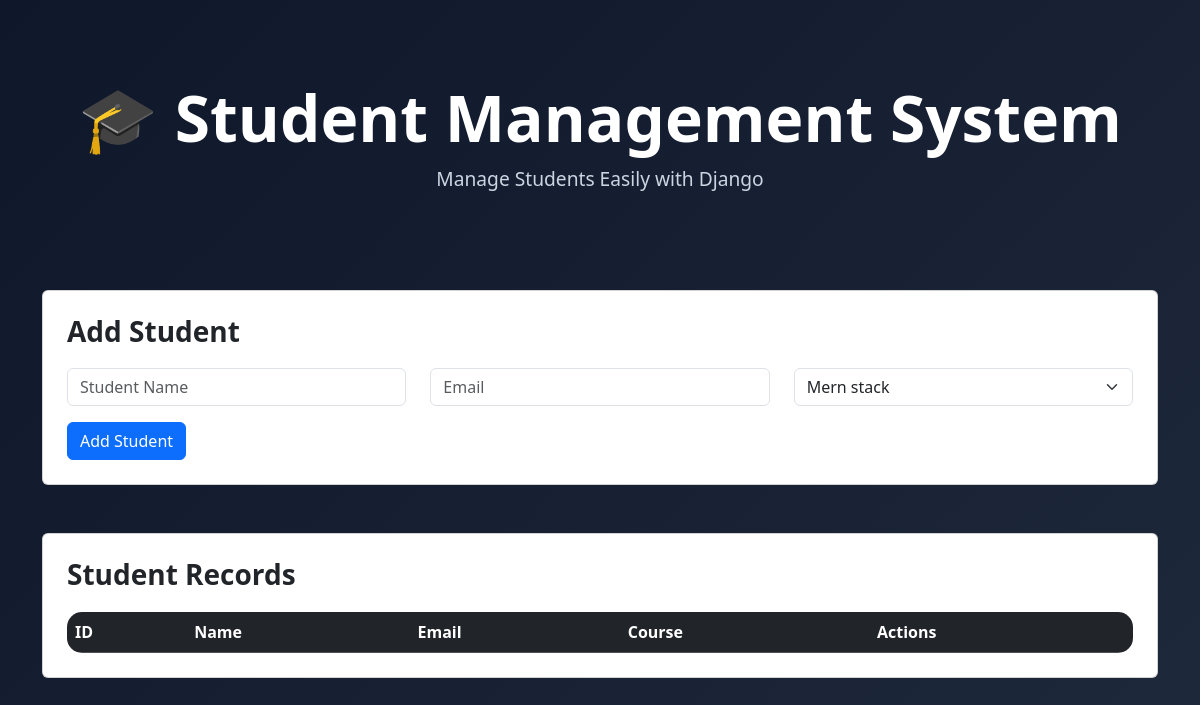
Before: / with the older database file.
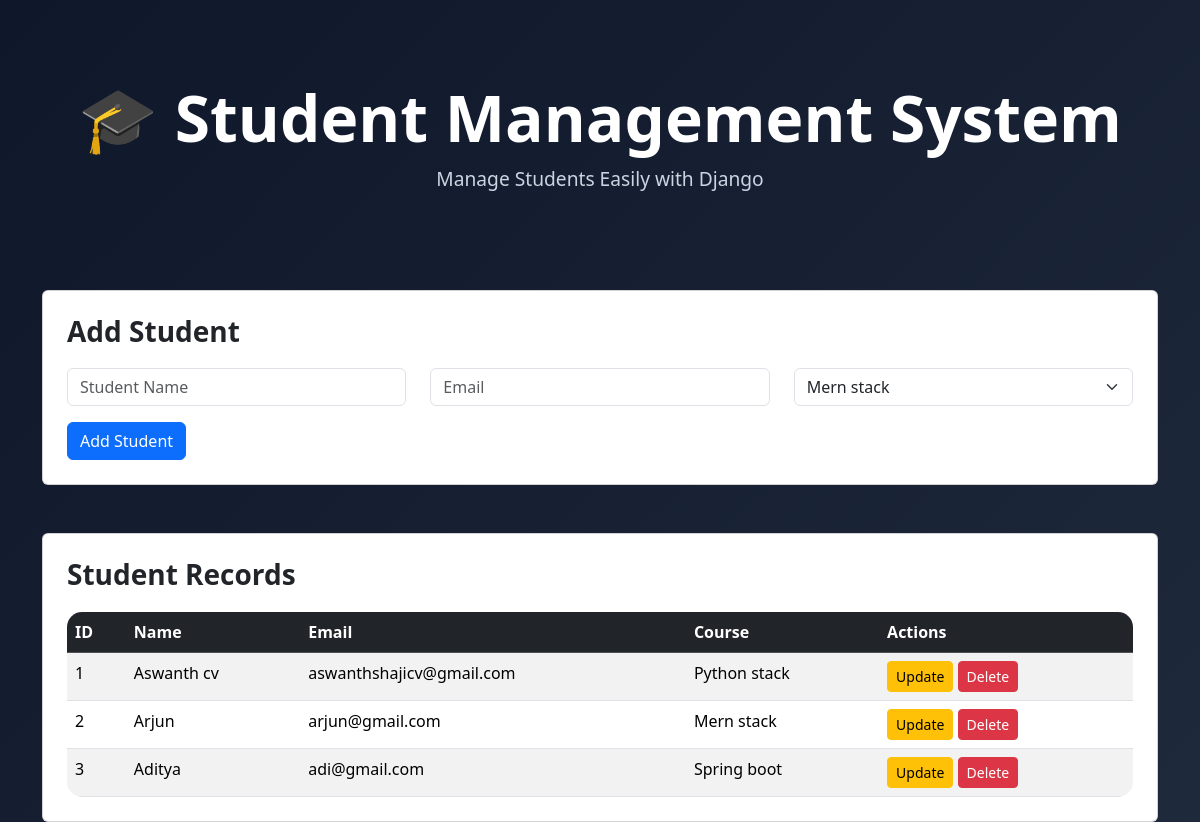
After: the same page with the newer database file.
### student/models.py (models this page shows)
class Students(models.Model):
  name = models.CharField(max_length=30)
  email = models.EmailField(max_length=30,unique=True)
  course = models.CharField(max_length=20,choices=STATUS_CHOICES)

### student/views.py (the view, shortened to what this page needs)
# urls.py: 2. Add a URL to urlpatterns:  path('', views.home, name='home')
def home(request):
  students = Students.objects.all()
  context = {
    'students':students,
    'status_choice':STATUS_CHOICES
  }
  return render(request,'home.html',context)

### templates/home.html (shortened to what this page needs)
{% extends 'index.html' %}
{% block content %}
<div class="container">
    <div class="hero">
        <h1>🎓 Student Management System</h1>
        <p>Manage Students Easily with Django</p>
    </div>
    <div class="card p-4 mb-5">
        <h3 class="section-title">Add Student</h3>
        <form action="{% url 'home' %}" method="POST">
            <div class="row">
                <div class="col-md-4 mb-3">
                    <input
                    type="text"
                    name="name"
                    class="form-control"
                    placeholder="Student Name">
                </div>
                <div class="col-md-4 mb-3">
                    <input
                    type="email"
                    name="email"
                    class="form-control"
                    placeholder="Email">
                </div>
                <div class="col-md-4 mb-3">
                    <select name="course" class="form-select select-custom">
                        {% for value,label in status_choice %}
                        <option value="{{value}}">
                            {{label}}
                        </option>
                        {% endfor %}
                    </select>
                </div>
            </div>
            <button class="btn btn-primary">
                Add Student
            </button>
        </form>
    </div>
    <div class="card p-4">
        <h3 class="section-title">
            Student Records
        </h3>
        <div class="student-table">
            <table class="table table-striped table-hover mb-0">
                <thead class="table-dark">
                    <tr>
                        <th>ID</th>
                        <th>Name</th>
                        <th>Email</th>
                        <th>Course</th>
                        <th>Actions</th>
                    </tr>
                </thead>
                <tbody>
                    {% for student in students %}
                    <tr>
                        <td>{{ student.id }}</td>
                        <td>{{ student.name }}</td>
                        <td>{{ student.email }}</td>
                        <td>{{ student.course }}</td>
                        <td>
                            <a href="{% url 'updateStudent' student.id %}"
                               class="btn btn-warning btn-sm">
                                Update
                            </a>
                            <a href="{% url 'deleteStudent' student.id %}"
                               class="btn btn-danger btn-sm">
                                Delete
                            </a>
                        </td>
                    </tr>
                    {% endfor %}
                </tbody>
            </table>
        </div>
    </div>
</div>
{% endblock %}

### templates/index.html (shortened to what this page needs)
{% load static %}
<!DOCTYPE html>
<html lang="en">
<head>
  <link rel="stylesheet" href="{% static 'css/style.css' %}">
  <link href="https://cdn.jsdelivr.net/npm/bootstrap@5.3.3/dist/css/bootstrap.min.css" rel="stylesheet">
</head>
<body>
  {% block content %}
  {% endblock %}
</body>
</html>

### static/css/style.css (style rules this page uses)
* { margin:0; padding:0; box-sizing:border-box; }
body { background: linear-gradient(135deg,#0f172a,#1e293b); color:white; min-height:100vh; }
.hero { text-align:center; padding:80px 20px; }
.hero h1 { font-size:4rem; font-weight:bold; color: white; }
.hero p { font-size:1.2rem; color:#cbd5e1; }
.card { background:rgba(255,255,255,0.08); backdrop-filter:blur(10px); border:none; border-radius:20px; color:white; }
.student-table { background:white; color:black; border-radius:15px; overflow:hidden; }
.section-title { margin-bottom:20px; font-weight:bold; }

Changed rows visible on the page:
added Students: id "1", name "Aswanth cv", email "aswanthshajicv@gmail.com", course "Python stack"
added Students: id "2", name "Arjun", email "arjun@gmail.com", course "Mern stack"
added Students: id "3", name "Aditya", email "adi@gmail.com", course "Spring boot"
